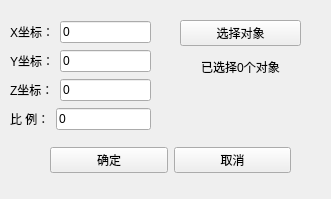
<?xml version="1.0" encoding="UTF-8"?>
<ui version="4.0">
 <class>NctiScaleObjectDlg</class>
 <widget class="QWidget" name="NctiScaleObjectDlg">
  <property name="geometry">
   <rect>
    <x>0</x>
    <y>0</y>
    <width>331</width>
    <height>199</height>
   </rect>
  </property>
  <property name="windowTitle">
   <string>Scale</string>
  </property>
  <widget class="QWidget" name="horizontalLayoutWidget_4">
   <property name="geometry">
    <rect>
     <x>50</x>
     <y>140</y>
     <width>241</width>
     <height>41</height>
    </rect>
   </property>
   <layout class="QHBoxLayout" name="horizontalLayout_4">
    <item>
     <widget class="QPushButton" name="pushButton_ok">
      <property name="text">
       <string>确定</string>
      </property>
     </widget>
    </item>
    <item>
     <widget class="QPushButton" name="pushButton_cancel">
      <property name="text">
       <string>取消</string>
      </property>
     </widget>
    </item>
   </layout>
  </widget>
  <widget class="QWidget" name="verticalLayoutWidget_2">
   <property name="geometry">
    <rect>
     <x>180</x>
     <y>20</y>
     <width>121</width>
     <height>61</height>
    </rect>
   </property>
   <layout class="QVBoxLayout" name="verticalLayout_2">
    <item>
     <widget class="QPushButton" name="pick_obj_bnt">
      <property name="text">
       <string>选择对象</string>
      </property>
     </widget>
    </item>
    <item>
     <widget class="QLabel" name="pick_obj_lab">
      <property name="layoutDirection">
       <enum>Qt::LeftToRight</enum>
      </property>
      <property name="text">
       <string>已选择0个对象</string>
      </property>
      <property name="alignment">
       <set>Qt::AlignCenter</set>
      </property>
     </widget>
    </item>
   </layout>
  </widget>
  <widget class="QWidget" name="verticalLayoutWidget">
   <property name="geometry">
    <rect>
     <x>10</x>
     <y>20</y>
     <width>141</width>
     <height>112</height>
    </rect>
   </property>
   <layout class="QVBoxLayout" name="verticalLayout">
    <item>
     <layout class="QHBoxLayout" name="horizontalLayout">
      <item>
       <widget class="QLabel" name="xvec_lab">
        <property name="text">
         <string>X坐标：</string>
        </property>
       </widget>
      </item>
      <item>
       <widget class="QLineEdit" name="lineEdit_x">
        <property name="text">
         <string>0</string>
        </property>
       </widget>
      </item>
     </layout>
    </item>
    <item>
     <layout class="QHBoxLayout" name="horizontalLayout_2">
      <item>
       <widget class="QLabel" name="yvec_lab">
        <property name="text">
         <string>Y坐标：</string>
        </property>
       </widget>
      </item>
      <item>
       <widget class="QLineEdit" name="lineEdit_y">
        <property name="text">
         <string>0</string>
        </property>
       </widget>
      </item>
     </layout>
    </item>
    <item>
     <layout class="QHBoxLayout" name="horizontalLayout_3">
      <item>
       <widget class="QLabel" name="zvec_lab">
        <property name="text">
         <string>Z坐标：</string>
        </property>
       </widget>
      </item>
      <item>
       <widget class="QLineEdit" name="lineEdit_z">
        <property name="text">
         <string>0</string>
        </property>
       </widget>
      </item>
     </layout>
    </item>
    <item>
     <layout class="QHBoxLayout" name="horizontalLayout_6">
      <item>
       <widget class="QLabel" name="scale_lab">
        <property name="text">
         <string>比 例：</string>
        </property>
       </widget>
      </item>
      <item>
       <widget class="QLineEdit" name="lineEdit_scale">
        <property name="text">
         <string>0</string>
        </property>
       </widget>
      </item>
     </layout>
    </item>
   </layout>
  </widget>
 </widget>
 <resources/>
 <connections/>
</ui>
